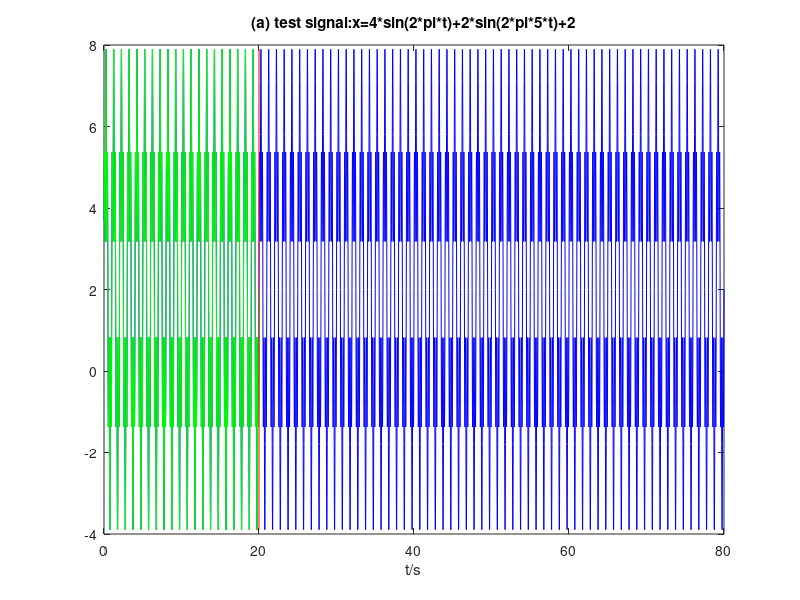
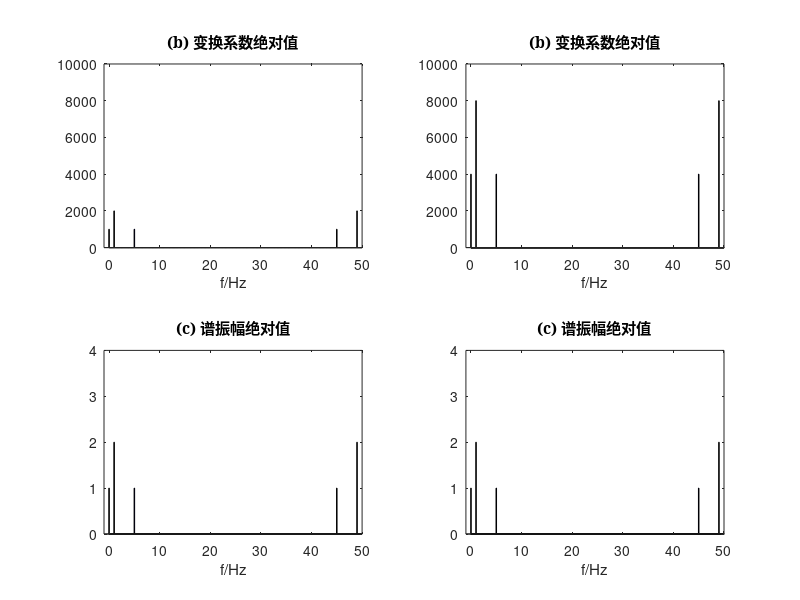
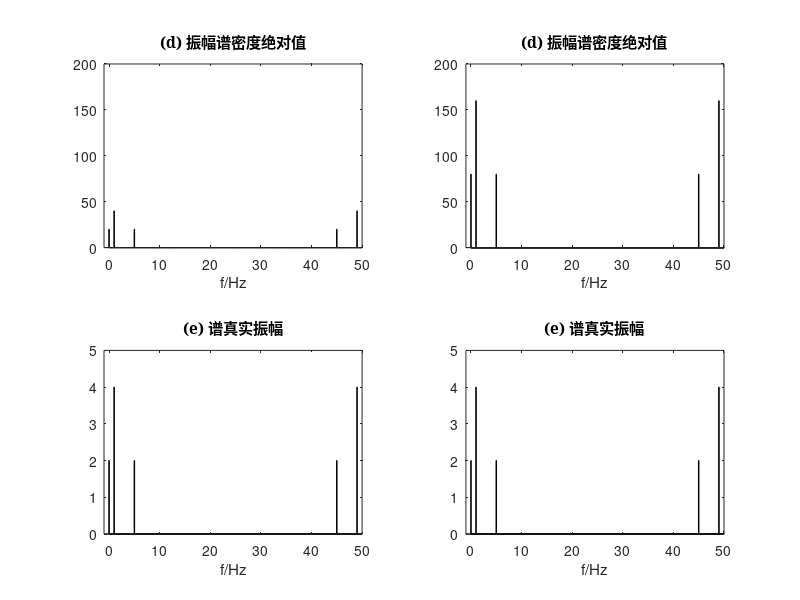
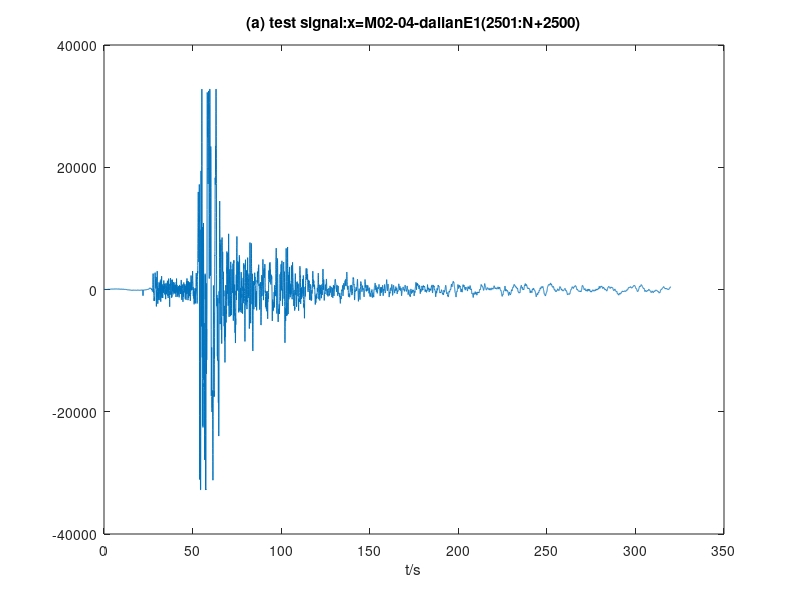

MATLAB code to generate these figures, in order:
%M02_06_fft_abs.m计算时间序列的DFT绝对值、
%按时间窗归一化的傅里叶谱振幅绝对值、
%傅里叶振幅谱密度绝对值
%傅里叶谱的真振幅
%第一类信号：持续的周期信号

clearvars
%--产生x(t)=3*sin(2*pi*t)+1.5*sin(2*pi*5*t)+2信号----------------------------
inv=0.02;
shoLen=1000;
shoSeq=inv*(1:shoLen);
shoDat=4*sin(2*pi*shoSeq)+2*sin(2*pi*5*shoSeq)+2;
lonLen=4000;
lonSeq=inv*(1:lonLen);
lonDat=4*sin(2*pi*lonSeq)+2*sin(2*pi*5*lonSeq)+2;
length([shoSeq(1:shoLen),lonSeq(1:lonLen)])
%------------------------------------
figure
plot(lonSeq(1:lonLen),lonDat(1:lonLen),'b')
hold on
plot(shoSeq(1:shoLen),shoDat(1:shoLen),'g')
hold on
plot([inv*shoLen,inv*shoLen],[max([shoDat,lonDat]),min([shoDat,lonDat])],'r')
xlabel('t/s')
title('(a) test signal:x=4*sin(2*pi*t)+2*sin(2*pi*5*t)+2')

%--计算离散傅里叶变换系数绝对值--------------------------------------------------
shoFft=fft(shoDat);
shoDftAbs=abs(shoFft);
shoDftAbs(1)=shoDftAbs(1)/2;
lonFft=fft(lonDat);
lonDftAbs=abs(lonFft);
lonDftAbs(1)=lonDftAbs(1)/2;

fnAbs=abs(shoFft/shoLen);
fnAbs(1)=fnAbs(1)/2;
fndAbs=abs(inv*shoFft);
fndAbs(1)=fndAbs(1)/2;

an=2*abs(shoFft)/shoLen;
an(1)=an(1)/2;
df=1/(shoLen*inv);
f=df*(1:shoLen)-df;
df1=1/(lonLen*inv);
f1=df1*(1:lonLen)-df1;
%------------------------------------
figure
subplot(221)
bar(f(1:shoLen),shoDftAbs(1:shoLen),2,'b')
axis([-1 df*shoLen 0 10000])
title('(b) 变换系数绝对值','FontName','SimSun')
xlabel('f/Hz')
%------------------------------------
subplot(222)
bar(f1(1:lonLen),lonDftAbs(1:lonLen),8,'b')
axis([-1 df1*lonLen 0 10000])
title('(b) 变换系数绝对值','FontName','SimSun')
xlabel('f/Hz')
%-------------------------------------
fn_abs1=abs(lonFft/lonLen);
fn_abs1(1)=fn_abs1(1)/2;
subplot(223)
bar(f(1:shoLen),fnAbs(1:shoLen),2,'b')
axis([-1 df*shoLen 0 4])
title('(c) 谱振幅绝对值','FontName','SimSun')
xlabel('f/Hz')
%-------------------------------------
subplot(224)
bar(f1(1:lonLen),fn_abs1(1:lonLen),8,'b')
axis([-1 df1*lonLen 0 4])
title('(c) 谱振幅绝对值','FontName','SimSun')
xlabel('f/Hz')
%--------------------------------------------------------------------------
figure
fnd_abs1=abs(inv*lonFft);
fnd_abs1(1)=fnd_abs1(1)/2;
subplot(221)
bar(f(1:shoLen),fndAbs(1:shoLen),2,'b')
axis([-1 df*shoLen 0 200])
title('(d) 振幅谱密度绝对值','FontName','SimSun')
xlabel('f/Hz')
subplot(222)
bar(f1(1:lonLen),fnd_abs1(1:lonLen),8,'b')
axis([-1 df1*lonLen 0 200])
title('(d) 振幅谱密度绝对值','FontName','SimSun')
xlabel('f/Hz')
an1=2*abs(lonFft)/lonLen;
an1(1)=an1(1)/2;
subplot(223)
bar(f(1:shoLen),an(1:shoLen),2,'b')
axis([-1 df*shoLen 0 5])
title('(e) 谱真实振幅','FontName','SimSun')
xlabel('f/Hz')
subplot(224)
bar(f1(1:lonLen),an1(1:lonLen),8,'b')
axis([-1 df1*lonLen 0 5])
title('(e) 谱真实振幅','FontName','SimSun')
xlabel('f/Hz')

%--------------------------------------------------------------------------
%使用地震记录波形
lonLen=16000;
shoLen=8000;
load M02_04_dalianE1.txt; % 读入一道波形数据
lonDat(1:lonLen)=M02_04_dalianE1(2501:lonLen+2500);
shoDat(1:shoLen)=M02_04_dalianE1(2501:shoLen+2500);
inv=0.02;
shoSeq=inv*(1:shoLen);
df=1/(shoLen*inv);
f=df*(1:shoLen)-df;
shoFft=fft(shoDat);
shoDftAbs=abs(shoFft);
shoDftAbs(1)=shoDftAbs(1)/2;
fnAbs=abs(shoFft/shoLen);
fnAbs(1)=fnAbs(1)/2;
fndAbs=abs(inv*shoFft);
fndAbs(1)=fndAbs(1)/2;
an=2*abs(shoFft)/shoLen;
an(1)=an(1)/2;
lonSeq=inv*(1:lonLen);
df1=1/(lonLen*inv);
f1=df1*(1:lonLen)-df1;
%--------------------------------------------------------------------------
figure
plot(lonSeq(1:lonLen),lonDat(1:lonLen))
xlabel('t/s')
title('(a) test signal:x=M02-04-dalianE1(2501:N+2500)')
%--------------------------------------------------------------------------
figure
lonFft=fft(lonDat);
lonDftAbs=abs(lonFft);
lonDftAbs(1)=lonDftAbs(1)/2;
subplot(221)
bar(f(1:shoLen),shoDftAbs(1:shoLen),2)
%axis([-1 df*N 0 5000])
axis([-1 df*shoLen 0 8000000])
title('(b) dft-abs')
xlabel('f/Hz')
%------------------------------------
subplot(222)
bar(f1(1:lonLen),lonDftAbs(1:lonLen),2)
axis([-1 df1*lonLen 0 8000000])
title('(b) dft-abs')
xlabel('f/Hz')
%-------------------------------------
fn_abs1=abs(lonFft/lonLen);
fn_abs1(1)=fn_abs1(1)/2;
subplot(223)
bar(f(1:shoLen),fnAbs(1:shoLen),2)
axis([-1 df*shoLen 0 1200])
title('(c) fn-abs')
xlabel('f/Hz')
subplot(224)
bar(f1(1:lonLen),fn_abs1(1:lonLen),2)
axis([-1 df1*lonLen 0 1200])
title('(c) fn-abs')
xlabel('f/Hz')
%--------------------------------------------------------------------------
figure
fnd_abs1=abs(inv*lonFft);
fnd_abs1(1)=fnd_abs1(1)/2;
subplot(221)
bar(f(1:shoLen),fndAbs(1:shoLen),2)
axis([-1 df*shoLen 0 200000])
title('(d) fnd-abs')
xlabel('f/Hz')
subplot(222)
bar(f1(1:lonLen),fnd_abs1(1:lonLen),2)
axis([-1 df1*lonLen 0 200000])
title('(d) fnd-abs')
xlabel('f/Hz')
an1=2*abs(lonFft)/lonLen;
an1(1)=an1(1)/2;
subplot(223)
bar(f(1:shoLen),an(1:shoLen),2)
axis([-1 df*shoLen 0 1500])
title('(e) An')
xlabel('f/Hz')
subplot(224)
bar(f1(1:lonLen),an1(1:lonLen),2)
axis([-1 df1*lonLen 0 1500])
title('(e) An')
xlabel('f/Hz')
